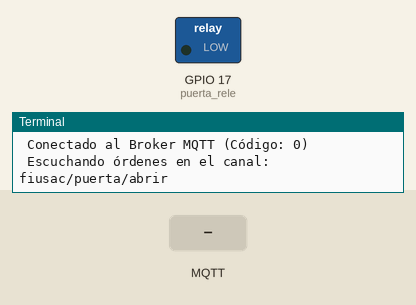
Recording of a program running on a simulated Raspberry Pi (BCM pin numbers). Parts: switched loads named in the program (green lamp = pin HIGH), the last lines printed to the terminal. Inputs (shaded band) come from the test bench. No MQTT or app messages arrive unless stated.

Above: at 1.3 s.
1.4 s: MQTT message "ABRIR" arrives on the first subscribed topic
At 2.3 s:
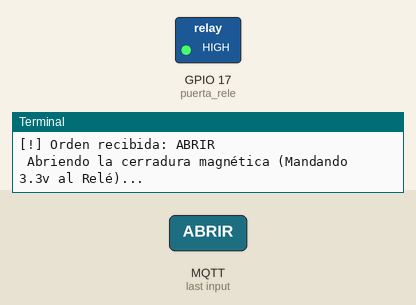
Timing chart, 0 to 7.9 s (numbered marks = the images above; inputs shaded):
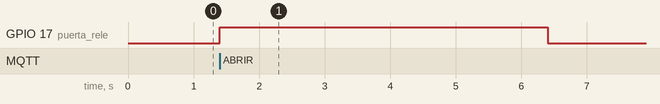

The program:

gate_controller.py
```python
import time
import paho.mqtt.client as mqtt

# --- MODO SIMULACIÓN ---
from gpiozero.pins.mock import MockFactory
from gpiozero import Device
Device.pin_factory = MockFactory()

from gpiozero import OutputDevice

# Configuramos el Pin 17 de la Raspberry, que irá conectado al Relé
RELE_PIN = 17
puerta_rele = OutputDevice(RELE_PIN)

MQTT_BROKER = "localhost"
MQTT_PORT = 1883
TOPIC = "fiusac/puerta/abrir"

def on_connect(client, userdata, flags, reason_code, properties):
    print(f" Conectado al Broker MQTT (Código: {reason_code})")
    client.subscribe(TOPIC)
    print(f" Escuchando órdenes en el canal: {TOPIC}")

def on_message(client, userdata, msg):
    mensaje = msg.payload.decode('utf-8')
    print(f"\n[!] Orden recibida: {mensaje}")

    if mensaje == "ABRIR":
        abrir_puerta()

def abrir_puerta():
    print(" Abriendo la cerradura magnética (Mandando 3.3v al Relé)...")
    puerta_rele.on()

    # La mantenemos abierta por 5 segundos para que la persona pase
    time.sleep(5)

    print(" Cerrando la puerta (Cortando corriente)...")
    puerta_rele.off() # Corta la corriente

# Configuración del Cliente MQTT
client = mqtt.Client(mqtt.CallbackAPIVersion.VERSION2)
client.on_connect = on_connect
client.on_message = on_message

try:
    print(" Conectando al sistema de mensajería...")
    client.connect(MQTT_BROKER, MQTT_PORT, 60)
    # Loop infinito para que el script nunca se apague y siga escuchando
    client.loop_forever()
except KeyboardInterrupt:
    print("\n Apagando el controlador de la puerta.")
    client.disconnect()
```

Measured:
- after the input at 1.4 s, GPIO 17 (puerta_rele): LOW → HIGH at once, → LOW 5.0 s later
